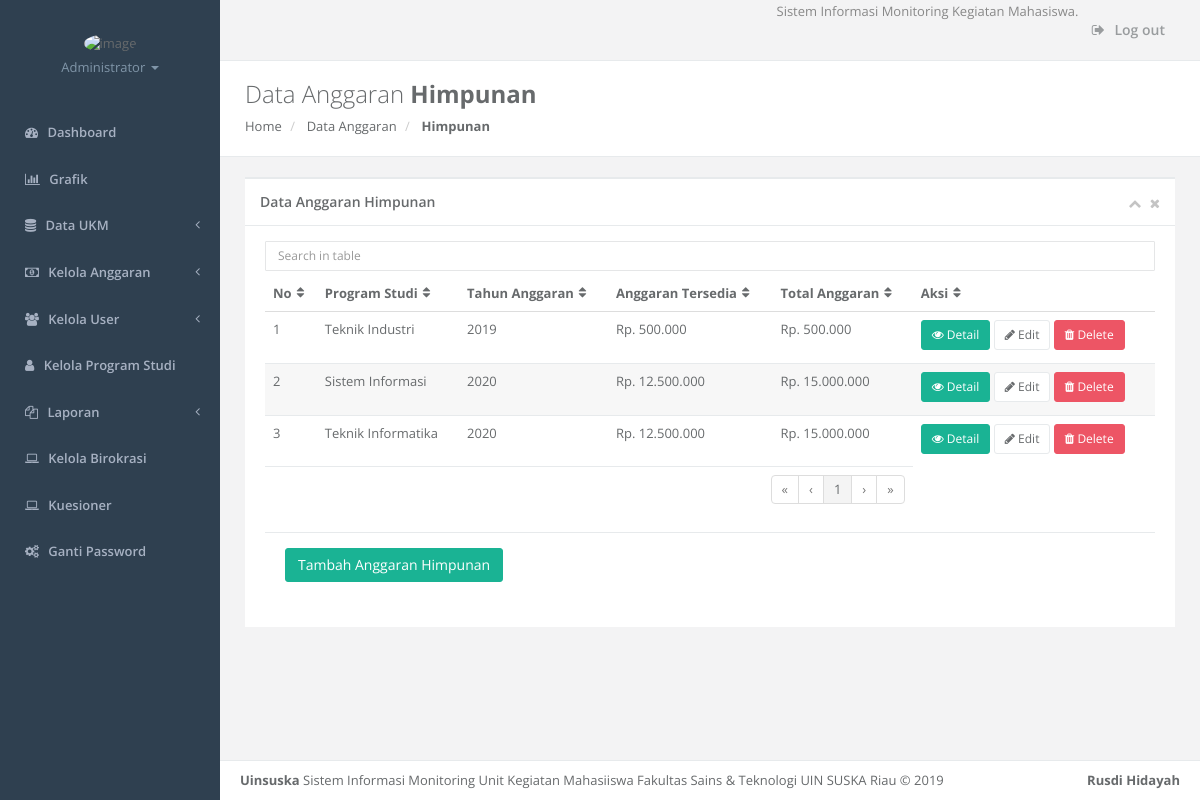
/login/admin/anggaranhimpunan.php (signed in), run on the app's committed database.
### tables this page shows
CREATE TABLE `anggaran` (
  `id_anggaran` int(11) NOT NULL,
  `program_studi` varchar(100) NOT NULL,
  `tahun_anggaran` int(11) NOT NULL,
  `anggaran_tersedia` int(11) NOT NULL,
  `total_anggaran` int(11) NOT NULL,
  `keterangan` varchar(50) NOT NULL
);

### login/admin/anggaranhimpunan.php (the view, shortened to what this page needs)
<?php
    include 'db.php';
    $query = $db->prepare("SELECT * FROM anggaran where keterangan='Himpunan'");
    $query->execute();
    $data = $query->fetchAll();
?>
<!DOCTYPE html>
<html>
<head>
    <link href="../css/bootstrap.min.css" rel="stylesheet">
    <link href="../font-awesome/css/font-awesome.css" rel="stylesheet">
    <link href="../css/plugins/footable/footable.core.css" rel="stylesheet">
    <link href="../css/animate.css" rel="stylesheet">
    <link href="../css/style.css" rel="stylesheet">
	<link rel="stylesheet" href="../sweetalert/sweetalert.css">
</head>
<body>
    <div id="wrapper">
	 <?php include 'menu.php';
		?>
        <div id="page-wrapper" class="gray-bg">
      <?php include 'header.php';
		?>
            <div class="row wrapper border-bottom white-bg page-heading">
                <div class="col-lg-10">
                    <h2>Data Anggaran <strong>Himpunan</strong> </h2>
                    <ol class="breadcrumb">
                        <li>
                            <a href="home.php">Home</a>
                        </li>
                        <li>
                            <a>Data Anggaran</a>
                        </li>
                        <li class="active">
                            <strong>Himpunan</strong>
                        </li>
                    </ol>
                </div>
                <div class="col-lg-2">
                </div>
            </div>
        <div class="wrapper wrapper-content animated fadeInRight">
            <div class="row">
                <div class="col-lg-12">
                    <div class="ibox float-e-margins">
                        <div class="ibox-title">
                            <h5>Data Anggaran Himpunan</h5>
                            <div class="ibox-tools">
							    <a class="collapse-link">
                                    <i class="fa fa-chevron-up"></i>
                                </a>
                                <a class="close-link">
                                    <i class="fa fa-times"></i>
                                </a>
                            </div>
                        </div>
                        <div class="ibox-content">
                            <input type="text" class="form-control input-sm m-b-xs" id="filter"
                                   placeholder="Search in table">
                            <table class="footable table table-stripped" data-page-size="8" data-filter=#filter>
                                <thead>
                                <tr>
                                    <th>No</th>
                                    <th>Program Studi</th>
                                    <th>Tahun Anggaran</th>
                                    <th>Anggaran Tersedia</th>
                                    <th>Total Anggaran</th>
                                    <th>Aksi</th>
                                </tr>
                                </thead>
                                <tbody>
                                <?php $no = 0;
				foreach ($data as $value) {
					$no++;
											 ?>
                                <tr>
					<td><?php echo $no ?></td>
                    <td><?php echo $value['program_studi'] ?></td>
                    <td><?php echo $value['tahun_anggaran'] ?></td>
					<td><?php $a = $value['anggaran_tersedia'];
                    echo "Rp. ".number_format($a, 0, ".", "."); ?></td>
					<td><?php $d = $value['total_anggaran'];
                    echo "Rp. ".number_format($d, 0, ".", "."); ?></td>
					<td>
						<a href="detailanggaran.php?id_anggaran=<?php echo $value ['id_anggaran'] ?>&program_studi=<?php echo $value['program_studi'] ?>" class="btn btn-primary btn-sm btn-icon icon-left">
                            <i class="fa fa-eye"></i>
                            Detail
                        </a>
                        <a href="editanggaran.php?id_anggaran=<?php echo $value ['id_anggaran'] ?>" class="btn btn-default btn-sm btn-icon icon-left">
							<i class="fa fa-pencil"></i>
							Edit
						</a>
						<a href="hapus-anggaran.php?id_anggaran=<?php echo $value['id_anggaran']?>" onclick="return hapus()" class="btn btn-danger btn-sm btn-icon icon-left">
							<i class="fa fa-trash"></i>
							Delete
						</a>
					</td>
				</tr>
				<?php }
				 ?>
                                </tbody>
                                <tfoot>
                                <tr>
                                    <td colspan="5">
                                        <ul class="pagination pull-right"></ul>
                                    </td>
                                </tr>
                                </tfoot>
                            </table>
                        <div class="ibox-content">
                            <div class="text-left">
                            <a data-toggle="modal" class="btn btn-primary" class="fa fa-plus" href="#modal-form">Tambah Anggaran Himpunan</a>
                            </div>
						</div>
                        </div>
                    </div>
                </div>
            </div>
        </div>
        <?php include 'footer.php';
		?>
        </div>
        </div>
</body>
</html>

### login/admin/menu.php (shortened to what this page needs)
<nav class="navbar-default navbar-static-side" role="navigation">
    <div class="sidebar-collapse">
        <ul class="nav metismenu" id="side-menu">
            <li class="nav-header">
                <div class="dropdown profile-element" align="center"> <span>
                        <img alt="image" height="100" width="100" class="img-circle" src="../images/admin.png" />
                    </span>
                    <a data-toggle="dropdown" class="dropdown-toggle" href="#">
                        <span class="clear">  <span class="text-muted text-xs block">Administrator <b
                                    class="caret"></b></span></span> </a>
                </div>
            </li>
            <li>
                <a href="home.php"><i class="fa fa-dashboard"></i> <span class="nav-label">Dashboard</span></a>
            </li>
            <li>
                <a href="grafik.php"><i class="fa fa-bar-chart"></i> <span class="nav-label">Grafik</span></a>
            </li>
            <li>
                <a href="#"><i class="fa fa-database"></i> <span class="nav-label">Data UKM</span><span
                        class="fa arrow"></span></a>
            </li>
            <li>
                <a href="#"><i class="fa fa-money"></i> <span class="nav-label">Kelola Anggaran</span><span
                        class="fa arrow"></span></a>
            </li>
            <li>
                <a href="#"><i class="fa fa-users"></i> <span class="nav-label">Kelola User</span><span
                        class="fa arrow"></span></a>
            </li>
            <li>
                <a href="prodi.php"><i class="fa fa-user"></i> <span class="nav-label">Kelola Program Studi</span></a>
            </li>
            <li>
                <a href="#"><i class="fa fa-files-o"></i> <span class="nav-label">Laporan</span><span
                        class="fa arrow"></span></a>
            </li>
            <li>
                <a href="birokrasi.php"><i class="fa fa-laptop"></i> <span class="nav-label">Kelola Birokrasi</span></a>
            </li>
            <li>
                <a href="kuesioner.php"><i class="fa fa-laptop"></i> <span class="nav-label">Kuesioner</span></a>
            </li>
            <li>
                <a href="ubahpassword.php"><i class="fa fa-gears"></i> <span class="nav-label">Ganti Password</span></a>
            </li>
    </div>
</nav>

### login/admin/header.php
<div class="row border-bottom">
        <nav class="navbar navbar-static-top" role="navigation" style="margin-bottom: 0">
            <ul class="nav navbar-top-links navbar-right">
                <li>
                    <span class="m-r-xs text-muted welcome-message"><marquee>Sistem Informasi Monitoring Kegiatan Mahasiswa.</marquee></span>
                </li>
                <li>
                    <a href="logout.php">
                        <i class="fa fa-sign-out"></i> Log out
                    </a>
                </li>
            </ul>
        </nav>
        </div>

### login/admin/footer.php
<div class="footer">
                    <div class="pull-right">
                        <strong>Rusdi Hidayah</strong>
                    </div>
                    <div>
                        <strong>Uinsuska</strong> Sistem Informasi Monitoring Unit Kegiatan Mahasiiswa Fakultas Sains & Teknologi UIN SUSKA Riau &copy; 2019
                    </div>
                </div>

### data on the page
anggaran: program_studi "Teknik Industri", tahun_anggaran "2019", anggaran_tersedia "500.000", total_anggaran "500.000"
anggaran: program_studi "Sistem Informasi", tahun_anggaran "2020", anggaran_tersedia "12.500.000", total_anggaran "15.000.000"
anggaran: program_studi "Teknik Informatika", tahun_anggaran "2020", anggaran_tersedia "12.500.000", total_anggaran "15.000.000"
